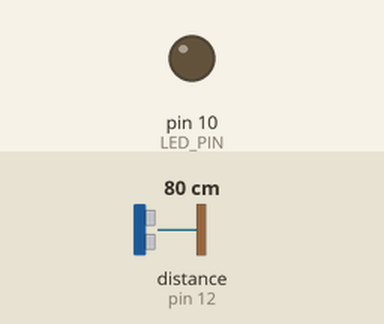
This sketch was run on a simulated Arduino Uno, built with avr-gcc and run on an emulated ATmega328P. On the bench: output pins drawn as LEDs (lit = HIGH). The test bench sets the inputs (shaded band); at power-on: distance to the obstacle (sensor on pin 12) 80 cm. The echo pulse lasts 58.3 µs per cm.

Above: at 1.2 s.
1.3 s: distance to the obstacle (sensor on pin 12) set to 2 cm
At 1.8 s:
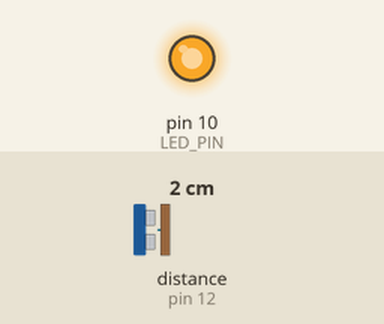
2.8 s: distance to the obstacle (sensor on pin 12) set to 18 cm
At 4.0 s:
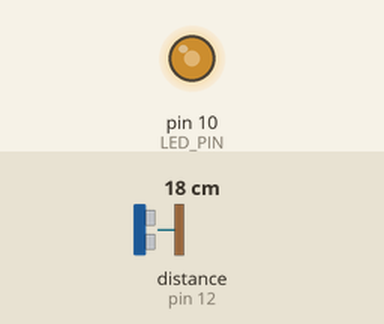
4.3 s: distance to the obstacle (sensor on pin 12) set to 35 cm
At 4.9 s:
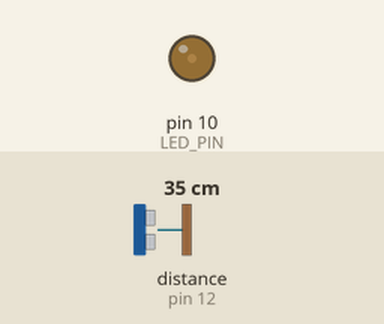
Timing chart, 0 to 7.3 s (numbered marks = the images above; inputs shaded):
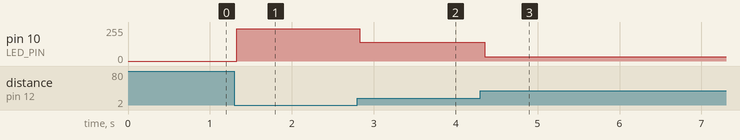

The sketch:

sr04_led.ino
```cpp
/**
 * Activates an LED if something comes within a certain distance of the SR04
 * ultrasound sensor.
 *
 * The closer the object the brighter the LED.
 */

// Note: this particular lib is slow because of some artificial delays
#include "SR04.h"

const int TRIG_PIN = 12;
const int ECHO_PIN = 11;
const int LED_PIN = 10;

// Maximum distance in cm before LED will turn on
const int THRESHOLD_CM = 40;

const SR04 sr04 = SR04(ECHO_PIN,TRIG_PIN);

void setup() {
 pinMode(LED_PIN, OUTPUT);
}

void loop() {
  static unsigned long a;
  static unsigned int adj;
  // cm
  a = sr04.Distance();

  adj = map(a, 0, THRESHOLD_CM, 255, 0);

  if (a <= THRESHOLD_CM) {
    analogWrite(LED_PIN, adj);
  } else {
    digitalWrite(LED_PIN, LOW);
  }
}
```

Measured:
- after the input at 1.3 s, pin 10 (LED_PIN): 0/255 → 243/255 at once
- after the input at 2.8 s, pin 10 (LED_PIN): 243/255 → 141/255 at once
- after the input at 4.3 s, pin 10 (LED_PIN): 141/255 → 32/255 after 0.05 s
